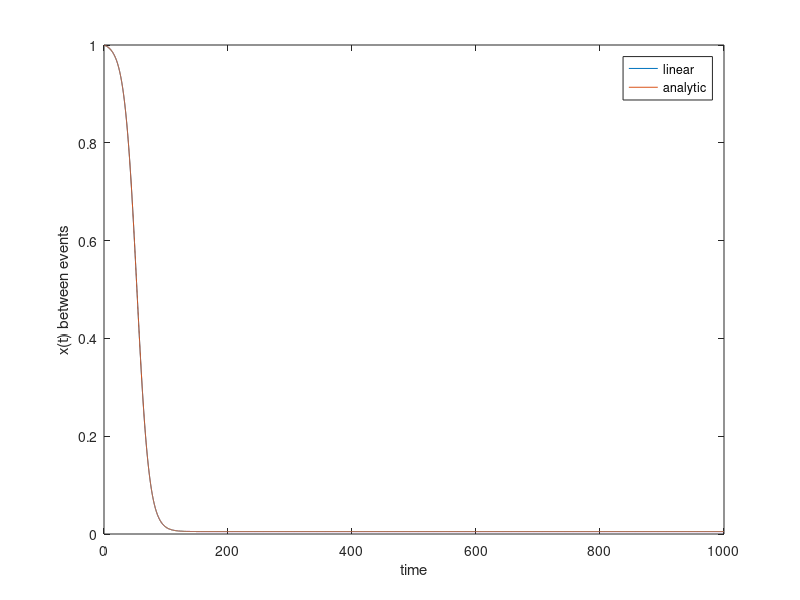

Reproduce this figure in MATLAB.
% Check of linear solution for the pure Snyder form between events
clear all
clc
close all

% Set variables for initialisation 
q0 = [0 1];
t = 0:0.1:1000;
a = 0.1;
k = 5e-4;
beta = a/k;
Q = [-k k; k -k-a];
lent = length(t);
q = zeros(2, lent);
eigen = eig(Q);

% Obtain trajectory across time
for i = 1:lent
	q(:, i) = q0*expm(Q*t(i));
	q(:, i) = q(:, i)/sum(q(:, i));
end
x = q(2, :);

% Analytical solution
A = k/a + 0.5;
B = sqrt((k^2)/(a^2) + 0.25);
C = atanh((A - 1)/B);
xexp = A - B*tanh(B*a*t + C);
xr = xexp./x;
normDiff = norm(x - xexp);
disp(['The normed difference between linear and analytic solutions is '...
 num2str(normDiff)]);


% Plot x trajectories
plot(t, x, t, xexp);
xlabel('time');
ylabel('x(t) between events');
legend('linear', 'analytic', 'location', 'best');

	